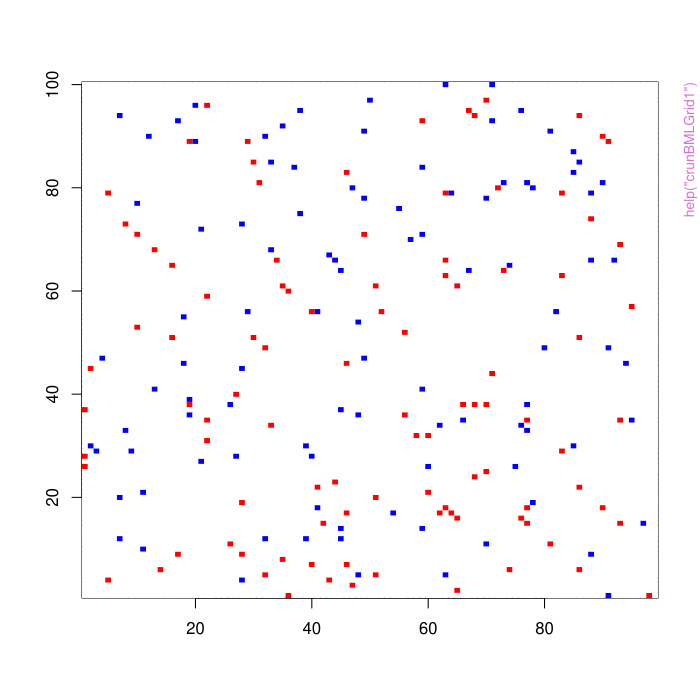

The R source for this figure:
pkgname <- "BMLGrid"
source(file.path(R.home("share"), "R", "examples-header.R"))
options(warn = 1)
library('BMLGrid')

base::assign(".oldSearch", base::search(), pos = 'CheckExEnv')
cleanEx()
nameEx("createBMLGrid")
### * createBMLGrid

flush(stderr()); flush(stdout())

### Name: createBMLGrid
### Title: Constructor for S3 class BMLGrid
### Aliases: createBMLGrid

### ** Examples

library(BMLGrid)
g = createBMLGrid(r = 100, c = 99, ncars = c(red = 100, blue = 100))



cleanEx()
nameEx("crunBMLGrid1")
### * crunBMLGrid1

flush(stderr()); flush(stdout())

### Name: crunBMLGrid1
### Title: Simulator for Biham-Middleton-Levine Traffic Model written in
###   c++.
### Aliases: crunBMLGrid1

### ** Examples

library(BMLGrid)
g = createBMLGrid(r = 100, c = 99, ncars = c(red = 100, blue = 100))
g.out = crunBMLGrid1(g, 10000)
plot(g.out)



cleanEx()
nameEx("crunBMLGrid2")
### * crunBMLGrid2

flush(stderr()); flush(stdout())

### Name: crunBMLGrid2
### Title: Simulator for Biham-Middleton-Levine Traffic Model, with key
###   operations written in C++.
### Aliases: crunBMLGrid2

### ** Examples

library(BMLGrid)
g = createBMLGrid(r = 100, c = 99, ncars = c(red = 100, blue = 100))
g.out = crunBMLGrid2(g, numSteps = 10000)
plot(g.out)



cleanEx()
nameEx("plot.BMLGrid")
### * plot.BMLGrid

flush(stderr()); flush(stdout())

### Name: plot.BMLGrid
### Title: plot method for BMLGrid class object
### Aliases: plot.BMLGrid

### ** Examples

library(BMLGrid)
g = createBMLGrid(r = 100, c = 99, ncars = c(red = 100, blue = 100))
plot(g)



cleanEx()
nameEx("runBMLGrid")
### * runBMLGrid

flush(stderr()); flush(stdout())

### Name: runBMLGrid
### Title: Simulator for Biham-Middleton-Levine Traffic Model.
### Aliases: runBMLGrid

### ** Examples

library(BMLGrid)
g = createBMLGrid(r = 100, c = 99, ncars = c(red = 100, blue = 100))
g.out = runBMLGrid(g, numSteps = 10000)
plot(g.out)
g.out = runBMLGrid(g, numSteps = 50, movieName = 'movieBMLGrid', recordSpeed = TRUE)
plot(g.out$g)
summary(g.out$v.blue)
summary(g.out$v.red)



cleanEx()
nameEx("summary.BMLGrid")
### * summary.BMLGrid

flush(stderr()); flush(stdout())

### Name: summary.BMLGrid
### Title: summary method for BMLGrid class object
### Aliases: summary.BMLGrid

### ** Examples

library(BMLGrid)
g = createBMLGrid(r = 100, c = 99, ncars = c(red = 100, blue = 100))
summary(g)



### * <FOOTER>
###
options(digits = 7L)
base::cat("Time elapsed: ", proc.time() - base::get("ptime", pos = 'CheckExEnv'),"\n")
grDevices::dev.off()
###
### Local variables: ***
### mode: outline-minor ***
### outline-regexp: "\\(> \\)?### [*]+" ***
### End: ***
quit('no')
